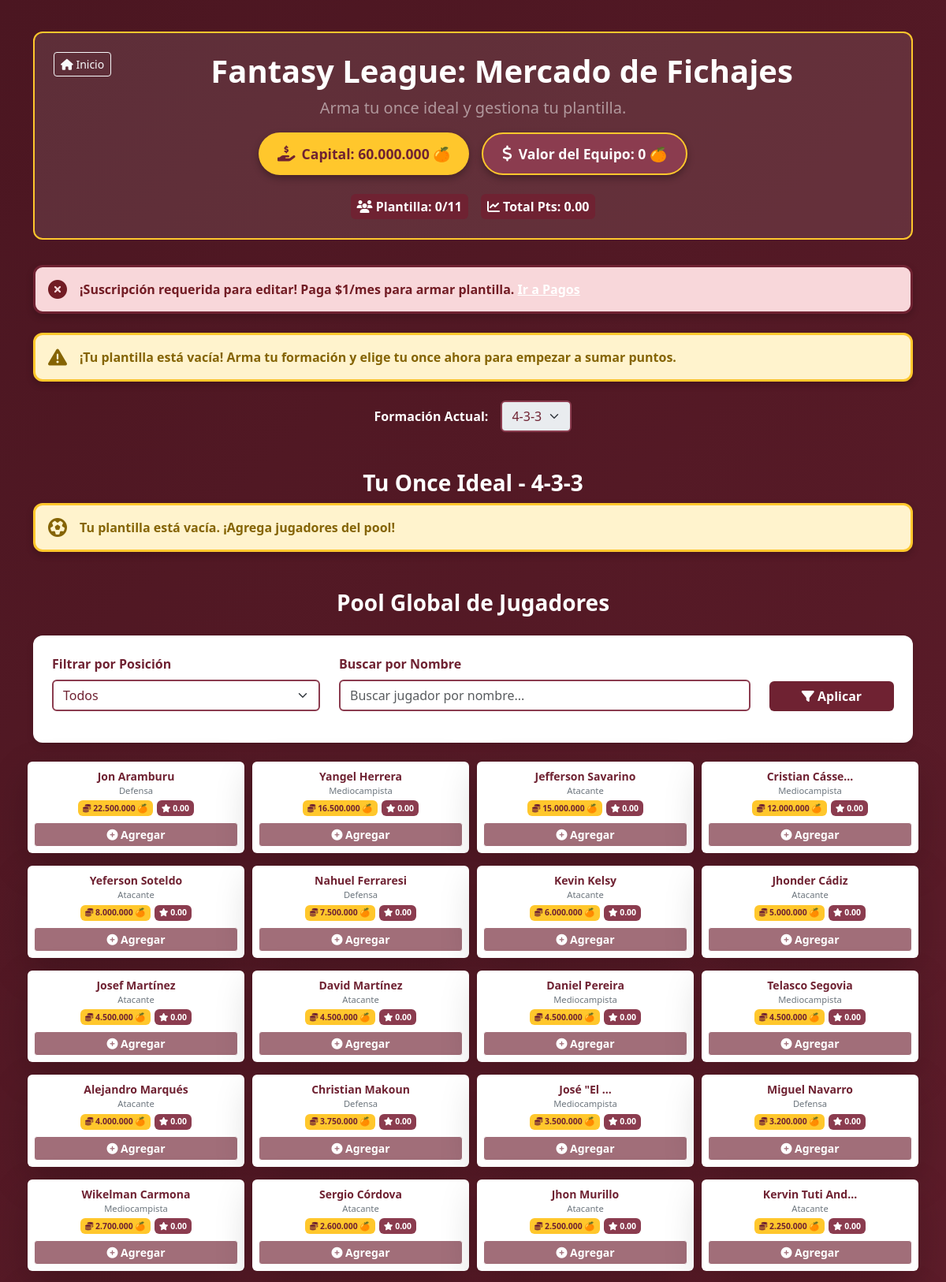
The app's page /Fantasy-League.php (signed in, upper part) with its own data.
### tables this page shows
CREATE TABLE `formaciones` (
  `id` int(11) NOT NULL,
  `nombre` varchar(20) NOT NULL,
  `descripcion` varchar(100) DEFAULT NULL,
  `max_jugadores` int(11) DEFAULT 11,
  `created_at` timestamp NULL DEFAULT current_timestamp()
);

CREATE TABLE `players` (
  `p_id` int(11) NOT NULL,
  `name` varchar(100) NOT NULL,
  `position` varchar(50) DEFAULT NULL,
  `goals` int(11) DEFAULT 0,
  `assists` int(11) DEFAULT 0,
  `yellow_cards` int(11) DEFAULT 0,
  `red_cards` int(11) DEFAULT 0,
  `price` decimal(10,2) DEFAULT 0.00,
  `score` decimal(5,2) DEFAULT 0.00,
  `score_date` date DEFAULT curdate(),
  `final_score` decimal(5,2) DEFAULT 0.00,
  `posicion` varchar(50) DEFAULT NULL
);

### Fantasy-League.php (the view, shortened to what the rows shown need)
<?php
include 'db_connect.php';
$email = $_SESSION['usrn'];
$error_msg = '';
$warning_msg = '';
$admin_query = "SELECT is_admin FROM users WHERE email = '$email'";
$admin_result = mysqli_query($conn, $admin_query);
$is_admin = mysqli_fetch_assoc($admin_result)['is_admin'] == 1;
$active_query = "SELECT subscription_active FROM users WHERE email = '$email'";
$active_result = mysqli_query($conn, $active_query);
$subscription_active = mysqli_fetch_assoc($active_result)['subscription_active'];
$is_active = $subscription_active && strtotime($subscription_active) > time();
$current_time = date('Y-m-d H:i:s');
$jornada_query = "SELECT * FROM jornadas WHERE active = 1 AND '$current_time' BETWEEN fecha_mercado_inicio AND fecha_puntuacion_fin";
$jornada_result = mysqli_query($conn, $jornada_query);
$is_locked = mysqli_num_rows($jornada_result) > 0;
if (!$is_active && !$is_admin && (isset($_POST['addtosquad']) || isset($_POST['update_scores']) || isset($_POST['sell_player']))) {
    $error_msg = '¡Equipo congelado! Renueva tu suscripción en payments.php ($1/mes). Solo puedes ver.';
} elseif (!$is_active && !$is_admin) {
    $error_msg = '¡Suscripción requerida para editar! Paga $1/mes para armar plantilla. <a href="payments.php" class="text-white fw-bold">Ir a Pagos</a>';
}
$max_squad = 11;
$formacion_query = "SELECT f.id as formacion_id, f.nombre as formacion_nombre FROM users u LEFT JOIN formaciones f ON u.formacion_id = f.id WHERE u.email = '$email'";
$formacion_result = mysqli_query($conn, $formacion_query);
$formacion_row = mysqli_fetch_assoc($formacion_result);
$formacion_id = $formacion_row ? ($formacion_row['formacion_id'] ?? 1) : 1;
$formacion_nombre = $formacion_row['formacion_nombre'] ?? '4-3-3';
$squad_query = "SELECT COUNT(*) as squad_size FROM dream_team WHERE email = '$email'";
$squad_result_size = mysqli_query($conn, $squad_query);
$squad_size = mysqli_fetch_assoc($squad_result_size)['squad_size'];
$capital_query = "SELECT COALESCE(capital, 60000000) as current_capital FROM users WHERE email = '$email'";
$capital_result = mysqli_query($conn, $capital_query);
$current_capital = mysqli_fetch_assoc($capital_result)['current_capital'];
$allowed_positions = ['Todos', 'Portero', 'Defensa', 'Mediocampista', 'Atacante'];
$search = isset($_REQUEST['search']) ? mysqli_real_escape_string($conn, trim($_REQUEST['search'])) : '';
$filter_position = isset($_REQUEST['position_filter']) && in_array($_REQUEST['position_filter'], $allowed_positions) ? $_REQUEST['position_filter'] : 'Todos';
$gk_squad = [];
$def_squad = [];
$mid_squad = [];
$att_squad = [];
$positions_to_check = ['Portero', 'Defensa', 'Mediocampista', 'Atacante'];
$sobrantes = [];
$faltantes = [];
if ($squad_size >= 0) {
    $form_limits_query = "SELECT posicion, cantidad FROM slots_formacion WHERE formacion_id = '$formacion_id'";
    $form_limits_result = mysqli_query($conn, $form_limits_query);
    $form_limits = [];
    while ($row = mysqli_fetch_assoc($form_limits_result)) {
        $form_limits[$row['posicion']] = $row['cantidad'];
    }
    $current_counts = [];
    foreach ($positions_to_check as $pos) {
        $limite = $form_limits[$pos] ?? 0;
        $actual = $current_counts[$pos] ?? 0;
        $nombre_pos = ($pos == 'Portero') ? 'Porteros' : $pos . 's';
        if ($actual < $limite) {
            $falta = $limite - $actual;
            $faltantes[] = "comprar $falta de $nombre_pos";
        }
    }
    if (!empty($sobrantes) || !empty($faltantes)) {
        if ($squad_size == 0) {
             $warning_msg = '¡Tu plantilla está vacía! Arma tu formación y elige tu once ahora para empezar a sumar puntos.';
        }
    }
}
$where = '';
$query_players = "SELECT * FROM players $where ORDER BY price DESC";
$players_result = mysqli_query($conn, $query_players);
?>
<!DOCTYPE html>
<html lang="es">
<head>
    <link href="https://cdn.jsdelivr.net/npm/bootstrap@5.3.3/dist/css/bootstrap.min.css" rel="stylesheet">
    <link rel="stylesheet" href="https://cdnjs.cloudflare.com/ajax/libs/font-awesome/6.5.2/css/all.min.css">
</head>
<body>
    <div class="container mt-4">
        <div class="hero-section text-center">
            <a href="Home.php" class="btn btn-sm btn-outline-light mb-3 float-start"><i class="fas fa-home"></i> Inicio</a>
            <h1 class="text-white fw-bold mb-2">Fantasy League: Mercado de Fichajes</h1>
            <p class="lead text-white-50 mb-3">Arma tu once ideal y gestiona tu plantilla.</p>
            <div class="d-flex justify-content-center flex-wrap gap-3 mx-auto mb-4">
            </div>
            <div class="d-flex justify-content-center align-items-center flex-wrap gap-3">
            </div>
        </div>
        <?php if ($error_msg): ?>
            <div class="alert alert-game alert-game-danger" role="alert">
                <i class="fas fa-times-circle"></i> <div><?php echo $error_msg; ?></div>
            </div>
        <?php endif; ?>
        <?php if ($warning_msg):  ?>
            <div class="alert alert-game alert-game-warning" role="alert">
                <i class="fas fa-exclamation-triangle"></i> <div><?php echo $warning_msg; ?></div>
            </div>
        <?php endif; ?>
        <div class="d-flex justify-content-center my-4">
            <form method="POST" class="d-flex align-items-center gap-3">
            </form>
        </div>
        <h3 class="mt-5 text-center fw-bold text-white">Tu Once Ideal - <?php echo htmlspecialchars($formacion_nombre); ?></h3>
        <?php if ($squad_size > 0): ?>
            <div class="field text-white">
                <div class="position-row text-center">
                    <h5 class="mx-auto">Portero (<?php echo count($gk_squad); ?>/<?php echo $form_limits['Portero'] ?? 1; ?>)</h5>
                    <div class="row justify-content-center">
                        <?php
                        foreach ($gk_squad as $player) {
                            echo render_player_card($player, $is_locked, $is_active, $is_admin, $filter_position, $search);
                        }
                        if (count($gk_squad) < ($form_limits['Portero'] ?? 0)) {
                             echo '<p class="text-center text-warning small w-100">Slot Vacío (Faltan ' . (($form_limits['Portero'] ?? 0) - count($gk_squad)) . ')</p>';
                        }
                        ?>
                    </div>
                </div>
                <div class="position-row text-center">
                    <h5 class="mx-auto">Defensas (<?php echo count($def_squad); ?>/<?php echo $form_limits['Defensa'] ?? 4; ?>)</h5>
                    <div class="row justify-content-center">
                        <?php
                        foreach ($def_squad as $player) {
                            echo render_player_card($player, $is_locked, $is_active, $is_admin, $filter_position, $search);
                        }
                        if (count($def_squad) < ($form_limits['Defensa'] ?? 0)) {
                             echo '<p class="text-center text-warning small w-100">Slot Vacío (Faltan ' . (($form_limits['Defensa'] ?? 0) - count($def_squad)) . ')</p>';
                        }
                        ?>
                    </div>
                </div>
                <div class="position-row text-center">
                    <h5 class="mx-auto">Mediocampistas (<?php echo count($mid_squad); ?>/<?php echo $form_limits['Mediocampista'] ?? 3; ?>)</h5>
                    <div class="row justify-content-center">
                        <?php
                        foreach ($mid_squad as $player) {
                            echo render_player_card($player, $is_locked, $is_active, $is_admin, $filter_position, $search);
                        }
                        if (count($mid_squad) < ($form_limits['Mediocampista'] ?? 0)) {
                             echo '<p class="text-center text-warning small w-100">Slot Vacío (Faltan ' . (($form_limits['Mediocampista'] ?? 0) - count($mid_squad)) . ')</p>';
                        }
                        ?>
                    </div>
                </div>
                <div class="position-row text-center">
                    <h5 class="mx-auto">Atacantes (<?php echo count($att_squad); ?>/<?php echo $form_limits['Atacante'] ?? 3; ?>)</h5>
                    <div class="row justify-content-center">
                        <?php
                        foreach ($att_squad as $player) {
                            echo render_player_card($player, $is_locked, $is_active, $is_admin, $filter_position, $search);
                        }
                        if (count($att_squad) < ($form_limits['Atacante'] ?? 0)) {
                             echo '<p class="text-center text-warning small w-100">Slot Vacío (Faltan ' . (($form_limits['Atacante'] ?? 0) - count($att_squad)) . ')</p>';
                        }
                        ?>
                    </div>
                </div>
            </div>
        <?php else: ?>
            <div class="alert alert-game alert-game-warning text-center">
                <i class="fas fa-futbol"></i>
                <div>Tu plantilla está vacía. ¡Agrega jugadores del pool!</div>
            </div>
        <?php endif; ?>
        <h3 class="mt-5 mb-4 text-center fw-bold text-white">Pool Global de Jugadores</h3>
        <form method="POST" class="mb-4 pool-filters">
            <div class="row align-items-end">
            </div>
        </form>
        <div class="row pool-grid justify-content-center">
            <?php
            if ($players_result) {
                 mysqli_data_seek($players_result, 0);
            }
            if (mysqli_num_rows($players_result) > 0): ?>
                <?php while ($row = mysqli_fetch_assoc($players_result)): ?>
                    <?php
                    $check_squad = "SELECT COUNT(*) as in_squad FROM dream_team WHERE email = '$email' AND pid = '" . $row['p_id'] . "'";
                    $squad_check = mysqli_query($conn, $check_squad);
                    $in_squad = mysqli_fetch_assoc($squad_check)['in_squad'] > 0;
                    $can_afford = $current_capital >= $row['price'];
                    $disable_button = (($is_locked) || (!$is_active && !$is_admin) || $in_squad || $squad_size >= $max_squad || !$can_afford);
                    $title_text = '';
                    if (!$can_afford) {
                        $title_text = 'Capital insuficiente';
                    } elseif ($is_locked) {
                         $title_text = 'Mercado cerrado';
                    } elseif (!$is_active && !$is_admin) {
                        $title_text = 'Suscripción requerida';
                    } elseif ($squad_size >= $max_squad) {
                        $title_text = 'Plantilla llena';
                    }
                    $price_F = number_format($row['price'], 0, ',', '.') . ' 🍊';
                    $score_F = number_format($row['score'], 2);
                    $name_short = htmlspecialchars($row['name']);
                    if (strlen($name_short) > 18) {
                        $name_short = substr($name_short, 0, 15) . '...';
                    }
                    ?>
                    <div class="col-6 col-sm-4 col-md-3 col-lg-3 mb-3">
                        <div class="card player-card pool-card shadow-lg border-0">
                            <div class="card-body p-2 text-center text-dark">
                                <p class="mb-0 fw-bold small text-truncate text-vinotinto"><?php echo $name_short; ?></p>
                                <small class="text-secondary d-block"><?php echo htmlspecialchars($row['position']); ?></small>
                                <div class="info-group">
                                    <span class="badge bg-gold text-vinotinto fw-bold"><i class="fas fa-coins"></i> <?php echo $price_F; ?></span>
                                    <span class="badge bg-vinotinto-light text-white fw-bold"><i class="fas fa-star"></i> <?php echo $score_F; ?></span>
                                </div>
                                <form method="POST" class="mt-2">
                                    <?php if ($in_squad): ?>
                                        <small class="text-muted fw-bold d-block mt-1"><i class="fas fa-check-circle text-success"></i> ¡En Plantilla!</small>
                                    <?php else: ?>
                                        <button type="submit" name="addtosquad" class="btn btn-sm bg-vinotinto text-white w-100 fw-bold btn-add"
                                                <?php echo $disable_button ? 'disabled title="' . htmlspecialchars($title_text) . '"' : ''; ?>>
                                                <i class="fas fa-plus-circle"></i> Agregar
                                        </button>
                                    <?php endif; ?>
                                </form>
                            </div>
                        </div>
                    </div>
                    <?php endwhile; ?>
            <?php else: ?>
                <p class="alert alert-info text-center mt-3">No hay jugadores que coincidan con los filtros aplicados. Intenta una búsqueda diferente.</p>
            <?php endif; ?>
        </div>
    </div>
</body>
</html>

### records on screen
formaciones: nombre "4-3-3"
players: name "Jon Aramburu", position "Defensa", price "22.500.000 🍊", score "0.00"
players: name "Yangel Herrera", position "Mediocampista", price "16.500.000 🍊", score "0.00"
players: name "Jefferson Savarino", position "Atacante", price "15.000.000 🍊", score "0.00"
players: name "Cristian Cásse...", position "Mediocampista", price "12.000.000 🍊", score "0.00"
players: name "Yeferson Soteldo", position "Atacante", price "8.000.000 🍊", score "0.00"
players: name "Nahuel Ferraresi", position "Defensa", price "7.500.000 🍊", score "0.00"
players: name "Kevin Kelsy", position "Atacante", price "6.000.000 🍊", score "0.00"
players: name "Jhonder Cádiz", position "Atacante", price "5.000.000 🍊", score "0.00"
players: name "Josef Martínez", position "Atacante", price "4.500.000 🍊", score "0.00"
players: name "David Martínez", position "Atacante", price "4.500.000 🍊", score "0.00"
players: name "Daniel Pereira", position "Mediocampista", price "4.500.000 🍊", score "0.00"
players: name "Telasco Segovia", position "Mediocampista", price "4.500.000 🍊", score "0.00"
players: name "Alejandro Marqués", position "Atacante", price "4.000.000 🍊", score "0.00"
players: name "Christian Makoun", position "Defensa", price "3.750.000 🍊", score "0.00"
players: name "José \"El ...", position "Mediocampista", price "3.500.000 🍊", score "0.00"
players: name "Miguel Navarro", position "Defensa", price "3.200.000 🍊", score "0.00"
players: name "Wikelman Carmona", position "Mediocampista", price "2.700.000 🍊", score "0.00"
players: name "Sergio Córdova", position "Atacante", price "2.600.000 🍊", score "0.00"
players: name "Jhon Murillo", position "Atacante", price "2.500.000 🍊", score "0.00"
players: name "Kervin Tuti And...", position "Atacante", price "2.250.000 🍊", score "0.00"

### other values on screen
$current_capital "60.000.000"
$team_value_formatted "0 🍊"
$squad_size "0"
$max_squad "11"
$total_points "0.00"
$warning_msg "¡Tu plantilla está vacía! Arma tu formación y elige tu once ahora para empezar a sumar puntos."
form field formacion_id "4-3-3"
form field position_filter "Todos"
